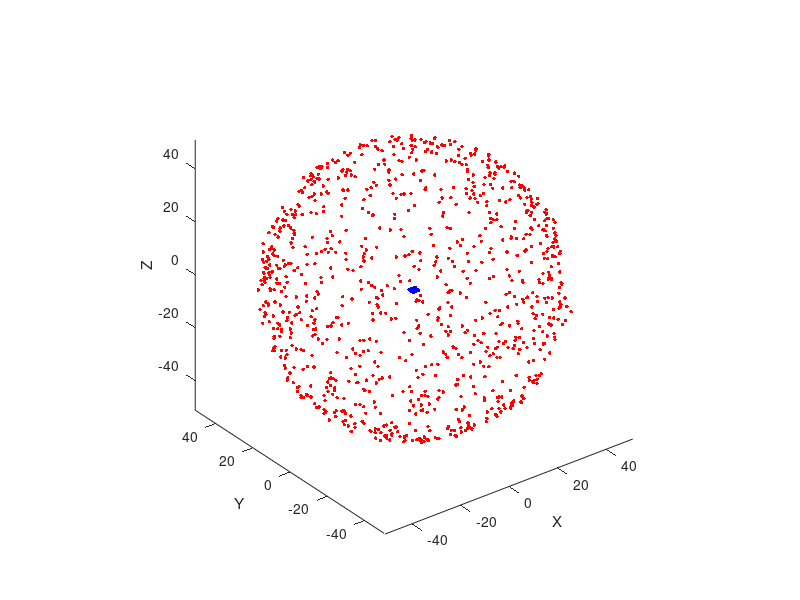

MATLAB code to generate this figure:
% Points on the Plane of the Detector
N = 1000;  % Number of Points on Sphere
sr = 50; % Sphere Radius

        y0 = 3.0.*(rand(1,N)-0.5);
        x0 = 3.0.*(rand(1,N)-0.5);
%       // Point within one of the Detector's Layers
        z0 = - 0.650*(rand(1,N));

%       // Dirt Ball - Spherical Background Source
%       //G4double phi = 2*pi*G4UniformRand();
        cosTheta = (1-2.*(rand(1,N)));
        %// Semi-Isotropic Scattering
        %a =.5;
        % cosTheta = (2-1-4.*rand(1,N))/(1+sqrt(1-a.*(2-a-4.*rand(1,N))));
        %cosTheta2 = cosTheta
      
        phi = 2*pi*rand(1,N);  % ADDED an extra cos(theta) to account attenuation length increase at poles
        theta = acos(cosTheta);
        
        
        
        
%       // Cartiesain Points on 1m-radius sphere:
         x1 = sr.*cos(phi).*sin(theta);    
                 y1 = sr.*sin(phi).*sin(theta); % [cm]
                 z1 = sr.*cos(theta);           % [cm]

%        // Calculate Momentrum Direction
         x2 = (x0-x1); % [cm]
         y2 = (y0-y1); % [cm]
         z2 = (z0-z1); % [cm]

%        aMag = sqrt(x2*x2+y2*y2+z2*z2);
%        ux = (x2/aMag),
%                 uy = y2/aMag,
%                 uz = z2/aMag;
                 
                 plot3(x0,y0,z0,'.b', 'MarkerSize', 2); hold on
                 plot3(x2,y2,z2,'.r', 'MarkerSize',8)
%axis equal
xlabel('X');ylabel('Y');zlabel('Z')
axis equal